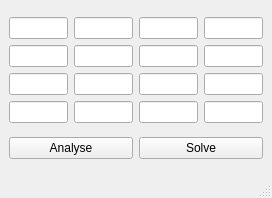
<?xml version="1.0" encoding="UTF-8"?>
<ui version="4.0">
 <class>MainWindow</class>
 <widget class="QMainWindow" name="MainWindow">
  <property name="geometry">
   <rect>
    <x>0</x>
    <y>0</y>
    <width>272</width>
    <height>198</height>
   </rect>
  </property>
  <property name="windowTitle">
   <string>Solver</string>
  </property>
  <widget class="QWidget" name="centralwidget">
   <layout class="QVBoxLayout" name="verticalLayout_2">
    <item>
     <layout class="QVBoxLayout" name="verticalLayout">
      <property name="sizeConstraint">
       <enum>QLayout::SetMaximumSize</enum>
      </property>
      <item>
       <layout class="QHBoxLayout" name="horizontalLayout">
        <item>
         <widget class="QLineEdit" name="lie_00">
          <property name="text">
           <string/>
          </property>
          <property name="alignment">
           <set>Qt::AlignCenter</set>
          </property>
         </widget>
        </item>
        <item>
         <widget class="QLineEdit" name="lie_01">
          <property name="alignment">
           <set>Qt::AlignCenter</set>
          </property>
         </widget>
        </item>
        <item>
         <widget class="QLineEdit" name="lie_02">
          <property name="alignment">
           <set>Qt::AlignCenter</set>
          </property>
         </widget>
        </item>
        <item>
         <widget class="QLineEdit" name="lie_03">
          <property name="alignment">
           <set>Qt::AlignCenter</set>
          </property>
         </widget>
        </item>
       </layout>
      </item>
      <item>
       <layout class="QHBoxLayout" name="horizontalLayout_2">
        <item>
         <widget class="QLineEdit" name="lie_04">
          <property name="alignment">
           <set>Qt::AlignCenter</set>
          </property>
         </widget>
        </item>
        <item>
         <widget class="QLineEdit" name="lie_05">
          <property name="alignment">
           <set>Qt::AlignCenter</set>
          </property>
         </widget>
        </item>
        <item>
         <widget class="QLineEdit" name="lie_06">
          <property name="alignment">
           <set>Qt::AlignCenter</set>
          </property>
         </widget>
        </item>
        <item>
         <widget class="QLineEdit" name="lie_07">
          <property name="alignment">
           <set>Qt::AlignCenter</set>
          </property>
         </widget>
        </item>
       </layout>
      </item>
      <item>
       <layout class="QHBoxLayout" name="horizontalLayout_3">
        <item>
         <widget class="QLineEdit" name="lie_08">
          <property name="alignment">
           <set>Qt::AlignCenter</set>
          </property>
         </widget>
        </item>
        <item>
         <widget class="QLineEdit" name="lie_09">
          <property name="alignment">
           <set>Qt::AlignCenter</set>
          </property>
         </widget>
        </item>
        <item>
         <widget class="QLineEdit" name="lie_10">
          <property name="alignment">
           <set>Qt::AlignCenter</set>
          </property>
         </widget>
        </item>
        <item>
         <widget class="QLineEdit" name="lie_11">
          <property name="alignment">
           <set>Qt::AlignCenter</set>
          </property>
         </widget>
        </item>
       </layout>
      </item>
      <item>
       <layout class="QHBoxLayout" name="horizontalLayout_4">
        <item>
         <widget class="QLineEdit" name="lie_12">
          <property name="alignment">
           <set>Qt::AlignCenter</set>
          </property>
         </widget>
        </item>
        <item>
         <widget class="QLineEdit" name="lie_13">
          <property name="alignment">
           <set>Qt::AlignCenter</set>
          </property>
         </widget>
        </item>
        <item>
         <widget class="QLineEdit" name="lie_14">
          <property name="alignment">
           <set>Qt::AlignCenter</set>
          </property>
         </widget>
        </item>
        <item>
         <widget class="QLineEdit" name="lie_15">
          <property name="alignment">
           <set>Qt::AlignCenter</set>
          </property>
         </widget>
        </item>
       </layout>
      </item>
     </layout>
    </item>
    <item>
     <layout class="QHBoxLayout" name="horizontalLayout_5">
      <property name="sizeConstraint">
       <enum>QLayout::SetMinimumSize</enum>
      </property>
      <item>
       <widget class="QPushButton" name="pub_analyse">
        <property name="text">
         <string>Analyse</string>
        </property>
       </widget>
      </item>
      <item>
       <widget class="QPushButton" name="pub_solve">
        <property name="sizePolicy">
         <sizepolicy hsizetype="Minimum" vsizetype="Fixed">
          <horstretch>0</horstretch>
          <verstretch>0</verstretch>
         </sizepolicy>
        </property>
        <property name="text">
         <string>Solve</string>
        </property>
       </widget>
      </item>
     </layout>
    </item>
   </layout>
  </widget>
  <widget class="QMenuBar" name="menubar">
   <property name="geometry">
    <rect>
     <x>0</x>
     <y>0</y>
     <width>272</width>
     <height>21</height>
    </rect>
   </property>
  </widget>
  <widget class="QStatusBar" name="statusbar"/>
 </widget>
 <resources/>
 <connections/>
</ui>
